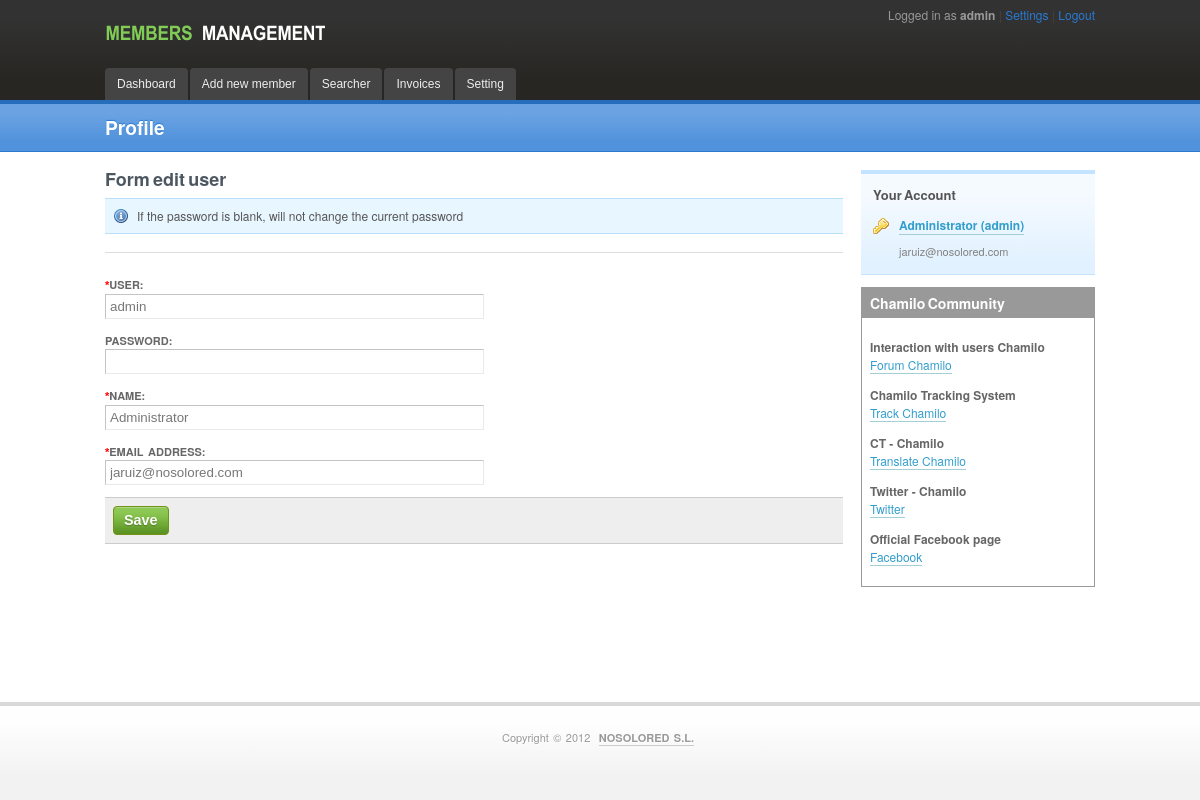
Before: /profile.php (signed in) with the older database file.
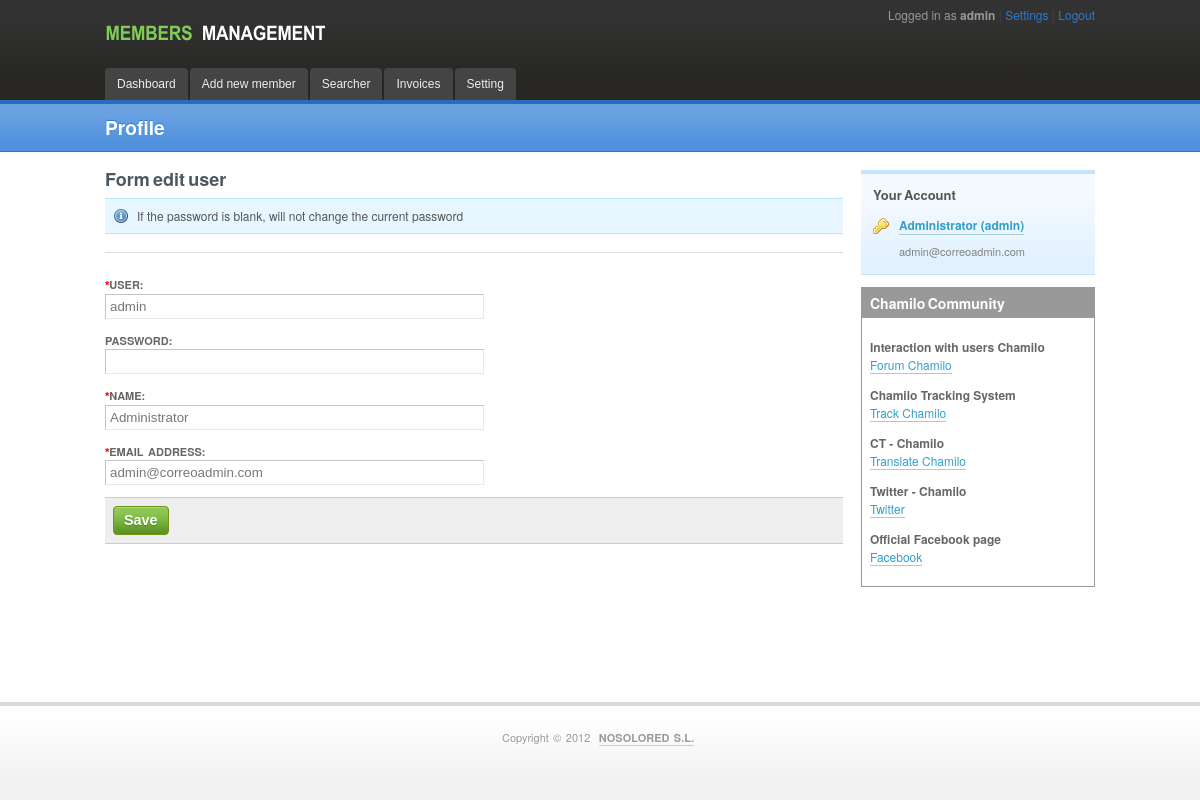
After: the same page with the newer database file.
### tables this page shows
CREATE TABLE IF NOT EXISTS `users` (
  `cod` int(11) NOT NULL AUTO_INCREMENT,
  `user` varchar(100) NOT NULL,
  `pass` varchar(250) NOT NULL,
  `email` varchar(200) NOT NULL,
  `name` varchar(200) NOT NULL,
  `last_login` timestamp NOT NULL DEFAULT CURRENT_TIMESTAMP ON UPDATE CURRENT_TIMESTAMP,
  `actual_login` timestamp NOT NULL DEFAULT '0000-00-00 00:00:00',
  `last_ip` varchar(15) NOT NULL,
  `ip` varchar(15) NOT NULL,
  `cookie` varchar(255) DEFAULT NULL COMMENT 'valor de la cookie',
  `validez` datetime DEFAULT NULL COMMENT 'tiempo de la cookie',
  PRIMARY KEY (`cod`)
);

CREATE TABLE IF NOT EXISTS `links` (
  `cod` int(11) NOT NULL AUTO_INCREMENT,
  `description` varchar(255) NOT NULL,
  `title` varchar(255) NOT NULL,
  `enlace` varchar(255) NOT NULL,
  PRIMARY KEY (`cod`)
);

### menu/right-menu.php (the view, shortened to what this page needs)
<aside class="column width2">
    <div id="rightmenu">
    <header>
    <h3>Your Account</h3>
    </header>
    <dl class="first">
    <dt>
    <img width="16" height="16" src="img/key.png" alt="">
    </dt>
    <dd>
    <a href="profile.php"><?php echo htmlspecialchars($_SESSION['name']); ?> (<?php echo htmlspecialchars($_SESSION['usuario']); ?>)</a>
    </dd>
    <dd class="last"><?php echo htmlspecialchars($_SESSION['email']); ?></dd>
    </dl>
    </div>
    <div class="content-box">
    <header style="cursor: s-resize;">
    <h3>Chamilo Community</h3>
    </header>
    <section>
    <?php
	$link = conectar();
	$sql = "SELECT * FROM links";
    $result_link = $link->query($sql);
	while($aux_link = $result_link->fetch_assoc()){
		echo '<dl>';
		echo '<dt>'.$aux_link['title'].'</dt>';
		echo '<dd>';
		$enlace = (strpos($aux_link['enlace'],'http') === false)?('http://'.$aux_link['enlace']):($aux_link['enlace']);
		echo '<a href="'.$enlace.'">'.$aux_link['description'].'</a>';
		echo '</dd>';
	}
	?>
    </dl>
    </section>
    </div>
</aside>

### profile.php (shortened to what this page needs)
<?php
$link = conectar();
?>
<!DOCTYPE html>
<html lang="en">
<head>
<link type="text/css" href="css/style4.css" rel="stylesheet">
<link rel="stylesheet" type="text/css" href="css/custom.css" media="screen">
</head>
<body>
<header id="top">
<div class="wrapper">
<div id="title">
<img alt="Setting" src="img/logo.png">
</div>
<div id="topnav">
Logged in as
<b><?php echo $_SESSION['usuario']; ?></b>
<span>|</span>
<a href="setting.php">Settings</a>
<span>|</span>
<a href="logout.php">Logout</a>
<br>
</div>
<?php include_once 'menu/top-menu.php'; ?>
</div>
</header>
<div id="pagetitle">
    <div class="wrapper">
        <h1>Profile</h1>
    </div>
</div>
<div id="page">
<div class="wrapper">
<section class="column width6 first">
		<?php
		$sql = "SELECT * FROM users WHERE cod='".$_SESSION['codusuario']."';";
		$result = $link->query($sql);
		$row = $result->fetch_assoc();
        echo '<h3>Form edit user</h3>';
		echo '<div class="box box-info">If the password is blank, will not change the current password</div>';
		echo '<form id="user_edit" action="#" method="post"><fieldset>';
		echo '<p><label class="required" for="user">User:</label><br>';
		echo '<input id="user" class="half" type="text" name="user" value="'.htmlspecialchars($row['user']).'"></p>';
		echo '<p><label for="password">Password:</label><br>';
		echo '<input id="password" class="half" type="password" name="password" value=""></p>';
		echo '<p><label class="required" for="name">Name:</label><br>';
		echo '<input id="name" class="half" type="text" name="name" value="'.htmlspecialchars($row['name']).'"></p>';
		echo '<p><label class="required" for="email">Email address:</label><br>';
		echo '<input id="email" class="half" type="text" name="email" value="'.htmlspecialchars($row['email']).'"></p>';
		echo '<p class="box"><input class="btn btn-green big" type="submit" id="save_edit" name="sendform" value="Save">';
		?>
</section>
<?php include_once 'menu/right-menu.php'; ?>
</div>
</div>
<?php include_once 'menu/footer-menu.php'; ?>
</body>
</html>

### menu/top-menu.php
<nav id="menu">
    <ul class="sf-menu sf-js-enabled sf-shadow">
    <?php
	if(strstr($_SERVER['REQUEST_URI'],"/index.php")){
		echo '<li class="current">';
	}else{
		echo '<li>';
	}
	?>
    <a href="index.php">Dashboard</a>
    </li>
	<?php
    if(strstr($_SERVER['REQUEST_URI'],"/form_member.php")){
		echo '<li class="current">';
	}else{
		echo '<li>';
	}
	?>
    <a href="form_member.php">Add new member</a>
    </li>
    <?php
    if(strstr($_SERVER['REQUEST_URI'],"/searcher.php")){
		echo '<li class="current">';
	}else{
		echo '<li>';
	}
	?>
    <a href="searcher.php">Searcher</a>
    </li>
    <?php
    if(strstr($_SERVER['REQUEST_URI'],"/invoices.php")){
		echo '<li class="current">';
	}else{
		echo '<li>';
	}
	?>
    <a href="invoices.php">Invoices</a>
    </li>
    <?php
    if(strstr($_SERVER['REQUEST_URI'],"/setting.php")){
		echo '<li class="current">';
	}else{
		echo '<li>';
	}
	?>
    <a href="setting.php">Setting</a>
    </li>
    </ul>
</nav>

### menu/footer-menu.php (shortened to what this page needs)
<footer id="bottom">
<div class="wrapper">
<p>
Copyright © 2012
<b>
<a href="http://www.nosolored.com" target="_blank">NOSOLORED S.L.</a>
</b>
</p>
</div>
</footer>

Changed rows visible on the page:
changed users "admin": email "jaruiz@nosolored.com" → "admin@correoadmin.com"
Other visible differences:
$_SESSION['email']: "jaruiz@nosolored.com" → "admin@correoadmin.com"
